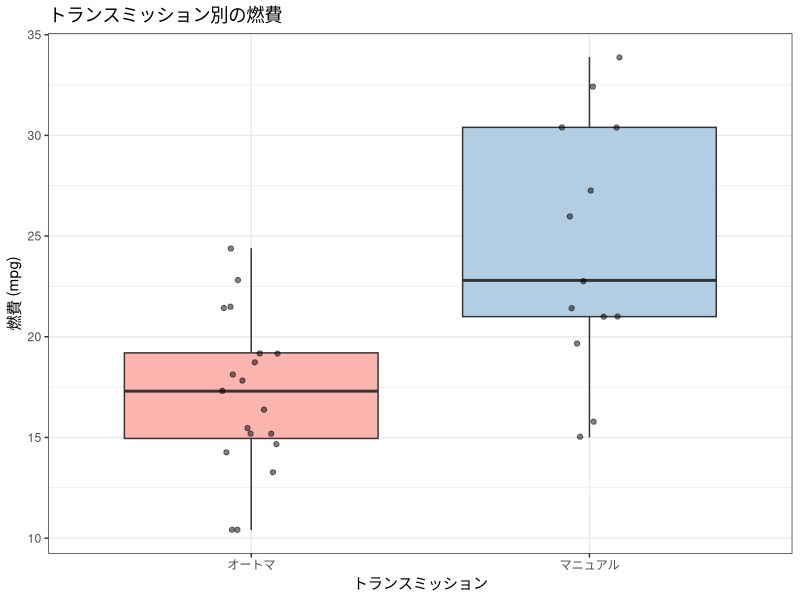

Reproduce this figure in R.
## ---- chunk 1
knitr::opts_chunk$set(echo = TRUE, warning = FALSE, message = FALSE,
                      fig.width = 7, fig.height = 4)
library(tidyverse)
## ---- chunk 2
# mtcars データ：am（0=オートマ, 1=マニュアル）ごとの燃費(mpg)
mtcars |>
  group_by(am) |>
  summarise(n = n(), mean_mpg = mean(mpg), sd_mpg = sd(mpg))
## ---- chunk 3
# 箱ひげ図で確認
mtcars |>
  mutate(am = factor(am, labels = c("オートマ", "マニュアル"))) |>
  ggplot(aes(x = am, y = mpg, fill = am)) +
  geom_boxplot() +
  geom_jitter(width = 0.1, alpha = 0.5) +
  scale_fill_brewer(palette = "Pastel1") +
  labs(title = "トランスミッション別の燃費", x = "トランスミッション", y = "燃費 (mpg)") +
  theme_bw() +
  theme(legend.position = "none")
## ---- chunk 4
# t検定の実行
t.test(mpg ~ am, data = mtcars)
## ---- chunk 5
# 等分散性の検定（F検定）
var.test(mpg ~ am, data = mtcars)
## ---- chunk 6
# Student法（var.equal = TRUE）
t.test(mpg ~ am, data = mtcars, var.equal = TRUE)
## ---- chunk 7
# Cohenの d を手動で計算
auto   <- mtcars |> filter(am == 0) |> pull(mpg)
manual <- mtcars |> filter(am == 1) |> pull(mpg)

mean_diff <- mean(manual) - mean(auto)
sd_pooled <- sqrt(((length(auto)-1)*var(auto) + (length(manual)-1)*var(manual)) /
                  (length(auto) + length(manual) - 2))
d <- mean_diff / sd_pooled
round(d, 2)
